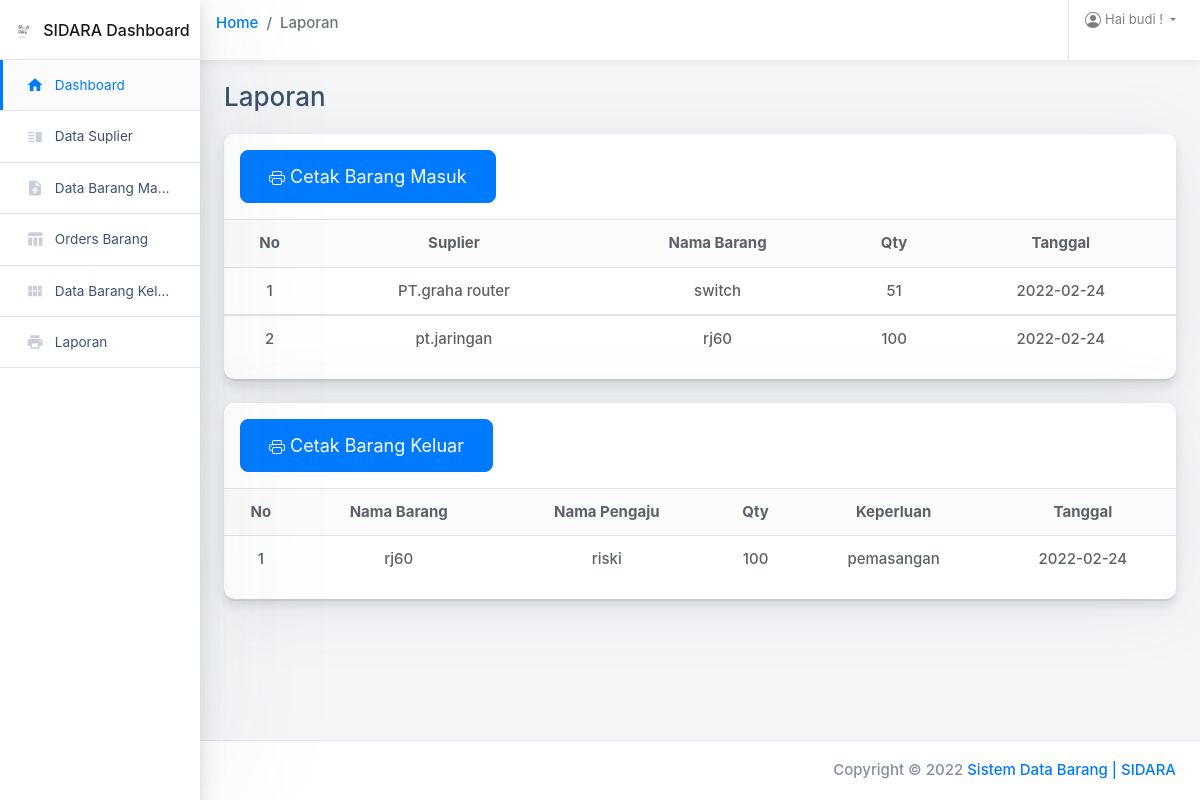
Screenshot of /laporan.php (signed in) with the database file from the repository.
### tables this page shows
CREATE TABLE `barang_masuk` (
  `id_barang_masuk` int(11) NOT NULL,
  `id_supplier` int(11) NOT NULL,
  `nama_barang` varchar(20) NOT NULL,
  `stok` int(11) NOT NULL,
  `tanggal` date NOT NULL
);

CREATE TABLE `supplier` (
  `id_supplier` int(11) NOT NULL,
  `nama_supplier` varchar(30) NOT NULL,
  `no_telp_supplier` varchar(15) NOT NULL,
  `alamat` varchar(100) NOT NULL
);

CREATE TABLE `barang_keluar` (
  `id_barang_keluar` int(11) NOT NULL,
  `id_order` int(11) NOT NULL,
  `nama_pengambil` varchar(100) NOT NULL,
  `tanggal` date NOT NULL
);

CREATE TABLE `orders` (
  `id_order` int(11) NOT NULL,
  `id_barang_masuk` int(11) NOT NULL,
  `nama_order` varchar(100) NOT NULL,
  `jumlah` int(11) NOT NULL,
  `keperluan` varchar(50) NOT NULL
);

### laporan.php (the view, shortened to what this page needs)
<?php
require 'function.php';
?>
<!doctype html>
<html class="no-js h-100" lang="en">
<head>
    <link href="https://use.fontawesome.com/releases/v5.0.6/css/all.css" rel="stylesheet">
    <link rel="stylesheet" href="https://stackpath.bootstrapcdn.com/bootstrap/4.1.3/css/bootstrap.min.css">
    <link rel="stylesheet" id="main-stylesheet" data-version="1.1.0" href="styles/shards-dashboards.1.1.0.min.css">
    <link rel="stylesheet" href="styles/extras.1.1.0.min.css">
</head>
<body class="h-100">
    <div class="container-fluid">
        <div class="row">
            <aside class="main-sidebar col-12 col-md-3 col-lg-2 px-0">
                <div class="main-navbar">
                    <nav class="navbar align-items-stretch navbar-light bg-white flex-md-nowrap border-bottom p-0">
                        <a class="navbar-brand w-100 mr-0" href="dashboard.php" style="line-height: 25px;">
                            <div class="d-table m-auto">
                                <img id="main-logo" class="d-inline-block align-top mr-1" style="max-width: 25px;" src="images/logosidara.png" alt="Shards Dashboard">
                                <span class="d-none d-md-inline ml-1">SIDARA Dashboard</span>
                            </div>
                        </a>
                    </nav>
                </div>
                <div class="nav-wrapper">
                    <ul class="nav flex-column">
                        <li class="nav-item">
                            <a class="nav-link active" href="dashboard.php">
                                <i class="material-icons">home</i>
                                <span>Dashboard</span>
                            </a>
                        </li>
                        <li class="nav-item">
                            <a class="nav-link " href="suplier.php">
                                <i class="material-icons">vertical_split</i>
                                <span>Data Suplier</span>
                            </a>
                        </li>
                        <li class="nav-item">
                            <a class="nav-link " href="barangmasuk.php">
                                <i class="material-icons">note_add</i>
                                <span>Data Barang Masuk</span>
                            </a>
                        </li>
                        <li class="nav-item">
                            <a class="nav-link " href="permintaanbarang.php">
                                <i class="material-icons">table_chart</i>
                                <span>Orders Barang</span>
                            </a>
                        </li>
                        <li class="nav-item">
                            <a class="nav-link " href="barangkeluar.php">
                                <i class="material-icons">view_module</i>
                                <span>Data Barang Keluar</span>
                            </a>
                        </li>
                        <li class="nav-item">
                            <a class="nav-link " href="laporan.php">
                                <i class="material-icons">print</i>
                                <span>Laporan</span>
                            </a>
                        </li>
                    </ul>
                </div>
            </aside>
            <main class="main-content col-lg-10 col-md-9 col-sm-12 p-0 offset-lg-2 offset-md-3">
                <div class="main-navbar sticky-top bg-white">
                    <nav class="navbar align-items-stretch navbar-light flex-md-nowrap p-0">
                        <form action="#" class="main-navbar__search w-100 d-none d-md-flex d-lg-flex">
                            <nav aria-label="breadcrumb">
                                <ol class="breadcrumb bg-transparent ">
                                    <li class="breadcrumb-item "><a href="dashboard.php">Home</a></li>
                                    <li class="breadcrumb-item active" aria-current="page">Laporan</li>
                                </ol>
                            </nav>
                        </form>
                        <ul class="navbar-nav border-left flex-row ">
                            <li class="nav-item dropdown">
                                <a class="nav-link dropdown-toggle text-nowrap px-3" data-toggle="dropdown" href="#" role="button" aria-haspopup="true" aria-expanded="false">
                                    <span class="d-none d-md-inline-block">Hai <?php echo $_SESSION['username']; ?> !</span>
                                </a>
                            </li>
                        </ul>
                    </nav>
                </div>
                <div class="main-content-container container-fluid px-4">
                    <div class="page-header row no-gutters py-4">
                        <div class="col-12 col-sm-4 text-center text-sm-left mb-0">
                            <h3 class="page-title">Laporan</h3>
                        </div>
                    </div>
                    <div class="row">
                        <div class="col">
                            <div class="card card-small mb-4">
                                <div class="card-header border-bottom">
                                    <a href="cetakBarangMasuk.php" target="_blank">
                                        <button type="button" class="btn btn-primary btn-lg"> Cetak Barang Masuk</button>
                                    </a>
                                </div>
                                <div class="card-body p-0 pb-3 text-center">
                                    <table class="table mb-0">
                                        <thead class="bg-light">
                                            <tr>
                                                <th scope="col" class="border-0">No</th>
                                                <th scope="col" class="border-0">Suplier</th>
                                                <th scope="col" class="border-0">Nama Barang</th>
                                                <th scope="col" class="border-0">Qty</th>
                                                <th scope="col" class="border-0">Tanggal</th>
                                            </tr>
                                        </thead>
                                        <?php $barang = mysqli_query($conn, "SELECT * FROM barang_masuk join supplier on barang_masuk.id_supplier = supplier.id_supplier"); ?>
                                        <?php $i = 1; ?>
                                        <?php while ($masuk = mysqli_fetch_array($barang)) : ?>
                                            <tbody>
                                                <tr>
                                                    <td><?= $i; ?></td>
                                                    <td><?= $masuk['nama_supplier']; ?></td>
                                                    <td><?= $masuk['nama_barang']; ?></td>
                                                    <td><?= $masuk['stok']; ?></td>
                                                    <td><?= $masuk['tanggal']; ?></td>
                                                </tr>
                                            </tbody>
                                            <?php $i++; ?>
                                        <?php endwhile; ?>
                                    </table>
                                </div>
                            </div>
                        </div>
                    </div>
                    <div class="row">
                        <div class="col">
                            <div class="card card-small mb-4">
                                <div class="card-header border-bottom">
                                    <a href="cetakBarangKeluar.php" target="_blank">
                                        <button type="button" class="btn btn-primary btn-lg"> Cetak Barang Keluar</button>
                                    </a>
                                </div>
                                <div class="card-body p-0 pb-3 text-center">
                                    <table class="table mb-0">
                                        <thead class="bg-light">
                                            <tr>
                                                <th scope="col" class="border-0">No</th>
                                                <th scope="col" class="border-0">Nama Barang</th>
                                                <th scope="col" class="border-0">Nama Pengaju</th>
                                                <th scope="col" class="border-0">Qty</th>
                                                <th scope="col" class="border-0">Keperluan</th>
                                                <th scope="col" class="border-0">Tanggal</th>
                                            </tr>
                                        </thead>
                                        <?php $barangKeluar = mysqli_query($conn, "SELECT * FROM barang_keluar join orders on barang_keluar.id_order = orders.id_order join barang_masuk on  orders.id_barang_masuk = barang_masuk.id_barang_masuk"); ?>
                                        <?php $i = 1; ?>
                                        <?php while ($keluar = mysqli_fetch_array($barangKeluar)) : ?>
                                            <tbody>
                                                <tr>
                                                    <td><?= $i; ?></td>
                                                    <td><?= $keluar['nama_barang']; ?></td>
                                                    <td><?= $keluar['nama_order']; ?></td>
                                                    <td><?= $keluar['jumlah']; ?></td>
                                                    <td><?= $keluar['keperluan']; ?></td>
                                                    <td><?= $keluar['tanggal']; ?></td>
                                                </tr>
                                            </tbody>
                                            <?php $i++; ?>
                                        <?php endwhile; ?>
                                    </table>
                                </div>
                            </div>
                        </div>
                    </div>
                </div>
                <footer class="main-footer d-flex p-2 px-3 bg-white border-top">
                    <span class="copyright ml-auto my-auto mr-2">Copyright © 2022
                        <a href="https://designrevision.com" rel="nofollow">Sistem Data Barang | SIDARA </a>
                    </span>
                </footer>
            </main>
        </div>
    </div>
</body>
</html>

### rows the page displays
barang_masuk: id_supplier.nama_supplier "PT.graha router", nama_barang "switch", stok "51", tanggal "2022-02-24"
barang_masuk: id_supplier.nama_supplier "pt.jaringan", nama_barang "rj60", stok "100", tanggal "2022-02-24"
barang_keluar: barang_masuk.nama_barang "rj60", id_order.nama_order "riski", id_order.jumlah "100", id_order.keperluan "pemasangan", barang_masuk.tanggal "2022-02-24"

### other values shown
$_SESSION['username'] "budi"
